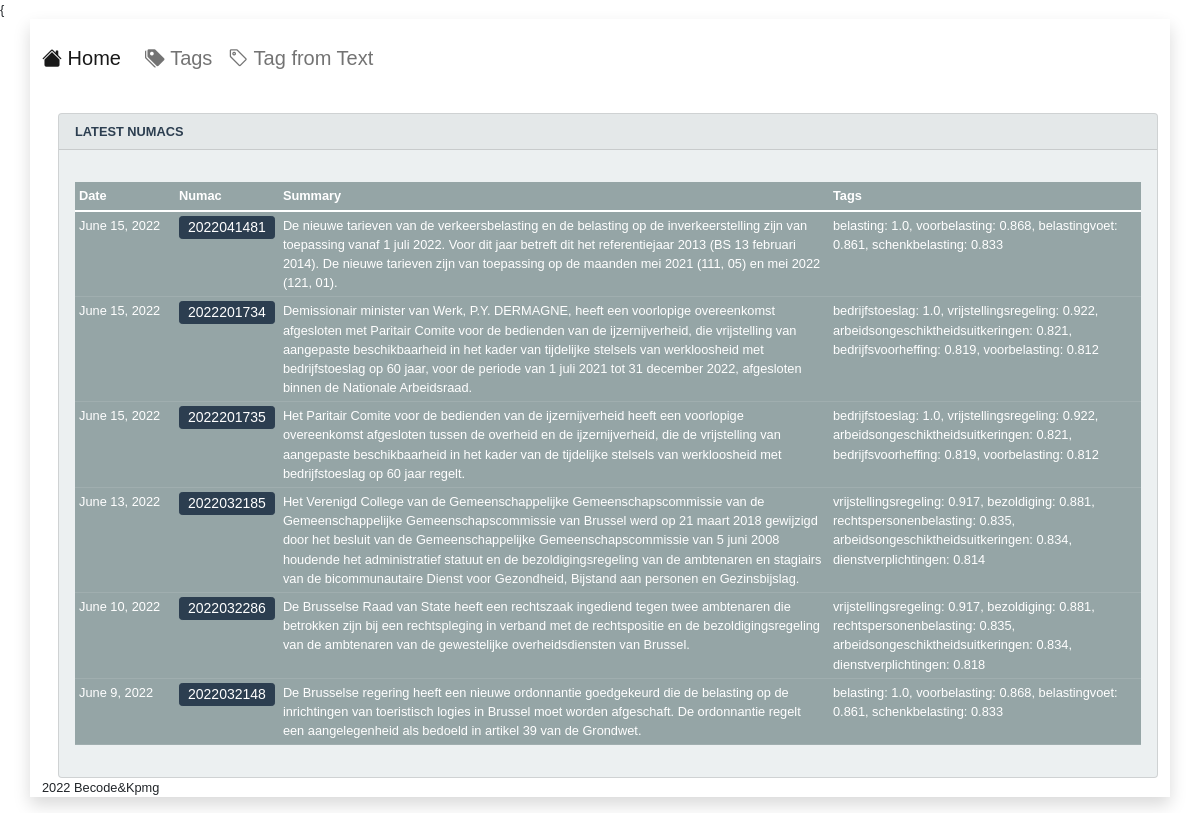
Page /tags/belasting/ on the committed database.
### taxtag/models.py (models this page shows, shortened)
class Article(models.Model):
    date = models.DateField()
    numac = models.CharField(max_length=15)
    link=models.CharField(max_length=150)
    nl_text=models.TextField()
    nl_sum=models.TextField()
    nl_tags=models.TextField()
    created_at = models.DateTimeField(auto_now_add=True)
    updated_at = models.DateTimeField(auto_now=True)
    class Meta:
        ordering = ['-date' , 'numac']

### taxtag/views.py (the view)
# urls.py: path('tags/<str:tag>/',tagsearch, name='tagsearch'),
def tagsearch(request,tag):
    articles=Article.objects.filter(nl_tags__icontains=tag)
    context = {'data':{'articles': articles}}
    return render(request, 'home.html', context)

### taxtag/templates/home.html (shortened to what this page needs)
{% extends "base.html" %}
{% block content %}
<div class="row">
  <div class="col-md-auto">
  <div class="card text-white bg-light ms-3 mt-3 " >
      <div class="card-header text-primary text-uppercase " style="font-weight:bold"> LATEST NUMACS</div>
      <div class="card-body">
        <p class="card-text">
          <table class="table table-sm table-secondary table-responsive">
          <thead class="thead-inverse">
              <tr>
                  <th style="width:100px">Date</th>
                  <th>Numac</th>
                  <th>Summary</th>
                  <th>Tags</th>
              </tr>
              </thead>
              <tbody>
                  {% for b in data.articles %}
                  <tr>
              <td>{{ b.date}}</td>
              <td><a class="btn btn-primary btn-sm w-100 py-0" style="text-align:left" href={{ b.link }}> {{ b.numac }}</a></td>
              <td>{{ b.nl_sum}}</td>
              <td>{{ b.nl_tags}}</td>
                  </tr>
                  {% endfor %}
              </tbody>
      </table>
      </p>
      </div>
    </div>
  </div>
  </div>
{% endblock %}

### taxtag/templates/base.html (style rules this page uses)
body { font-family: "Open+Sans", sans-serif; font-size: 80%; }

### rows in the picture
Article: date "June 15, 2022", numac "2022041481", nl_sum "De nieuwe tarieven van de verkeersbelasting en de belasting op de inverkeerstelling zijn van toepassing vanaf 1 juli 2022. Voor dit jaar betreft dit het referentiejaar 2013 (BS 13 februari 2014). De nieuwe tarieven zijn van toepassing op de maanden mei 2021 (111, 05) en mei 2022 (121, 01).", nl_tags "belasting: 1.0, voorbelasting: 0.868, belastingvoet: 0.861, schenkbelasting: 0.833"
Article: date "June 15, 2022", numac "2022201734", nl_sum "Demissionair minister van Werk, P.Y. DERMAGNE, heeft een voorlopige overeenkomst afgesloten met Paritair Comite voor de bedienden van de ijzernijverheid, die vrijstelling van aangepaste beschikbaarheid in het kader van tijdelijke stelsels van werkloosheid met bedrijfstoeslag op 60 jaar, voor de periode van 1 juli 2021 tot 31 december 2022, afgesloten binnen de Nationale Arbeidsraad.", nl_tags "bedrijfstoeslag: 1.0, vrijstellingsregeling: 0.922, arbeidsongeschiktheidsuitkeringen: 0.821, bedrijfsvoorheffing: 0.819, voorbelasting: 0.812"
Article: date "June 15, 2022", numac "2022201735", nl_sum "Het Paritair Comite voor de bedienden van de ijzernijverheid heeft een voorlopige overeenkomst afgesloten tussen de overheid en de ijzernijverheid, die de vrijstelling van aangepaste beschikbaarheid in het kader van de tijdelijke stelsels van werkloosheid met bedrijfstoeslag op 60 jaar regelt.", nl_tags "bedrijfstoeslag: 1.0, vrijstellingsregeling: 0.922, arbeidsongeschiktheidsuitkeringen: 0.821, bedrijfsvoorheffing: 0.819, voorbelasting: 0.812"
Article: date "June 13, 2022", numac "2022032185", nl_sum "Het Verenigd College van de Gemeenschappelijke Gemeenschapscommissie van de Gemeenschappelijke Gemeenschapscommissie van Brussel werd op 21 maart 2018 gewijzigd door het besluit van de Gemeenschappelijke Gemeenschapscommissie van 5 juni 2008 houdende het administratief statuut en de bezoldigingsregeling van de ambtenaren en stagiairs van de bicommunautaire Dienst voor Gezondheid, Bijstand aan personen en Gezinsbijslag.", nl_tags "vrijstellingsregeling: 0.917, bezoldiging: 0.881, rechtspersonenbelasting: 0.835, arbeidsongeschiktheidsuitkeringen: 0.834, dienstverplichtingen: 0.814"
Article: date "June 10, 2022", numac "2022032286", nl_sum "De Brusselse Raad van State heeft een rechtszaak ingediend tegen twee ambtenaren die betrokken zijn bij een rechtspleging in verband met de rechtspositie en de bezoldigingsregeling van de ambtenaren van de gewestelijke overheidsdiensten van Brussel.", nl_tags "vrijstellingsregeling: 0.917, bezoldiging: 0.881, rechtspersonenbelasting: 0.835, arbeidsongeschiktheidsuitkeringen: 0.834, dienstverplichtingen: 0.818"
Article: date "June 9, 2022", numac "2022032148", nl_sum "De Brusselse regering heeft een nieuwe ordonnantie goedgekeurd die de belasting op de inrichtingen van toeristisch logies in Brussel moet worden afgeschaft. De ordonnantie regelt een aangelegenheid als bedoeld in artikel 39 van de Grondwet.", nl_tags "belasting: 1.0, voorbelasting: 0.868, belastingvoet: 0.861, schenkbelasting: 0.833"
